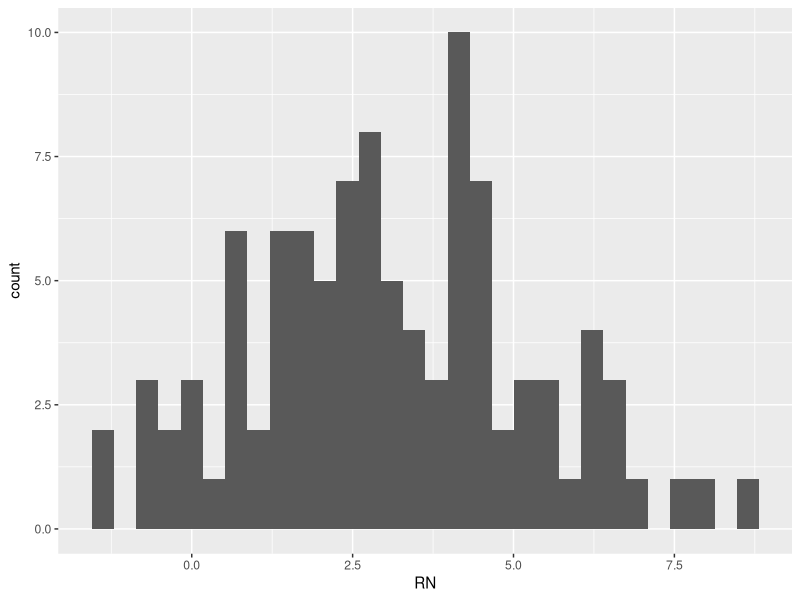
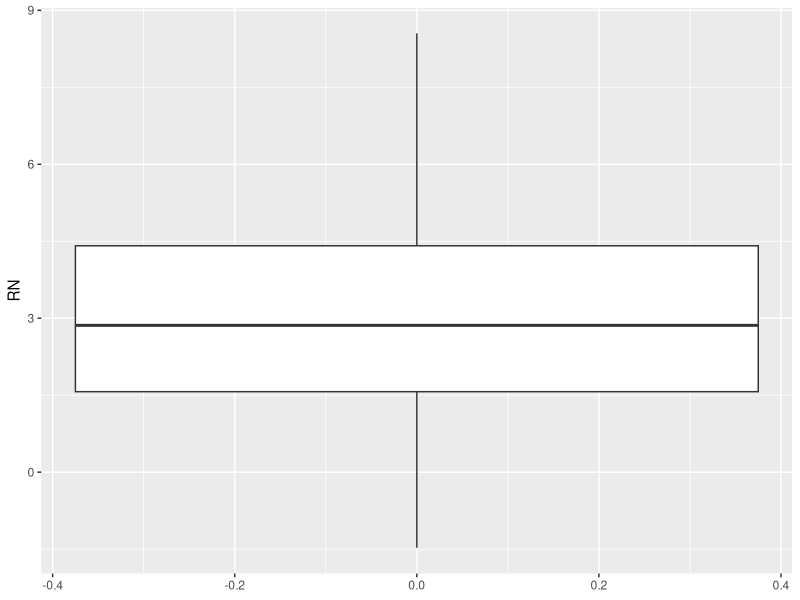
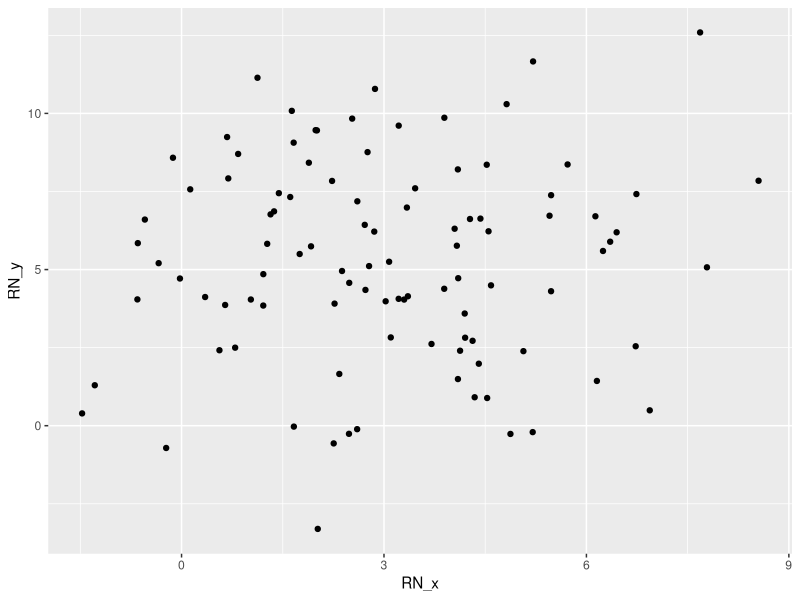
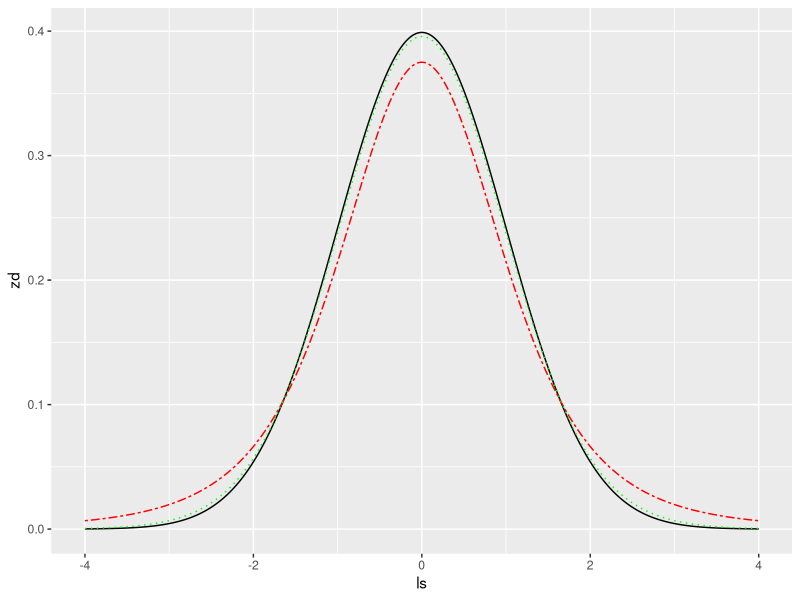

Reproduce these figures in R, in order.
## ---- chunk 1
knitr::opts_chunk$set(echo = TRUE)
Sys.setlocale('LC_ALL',"C")
## ---- chunk 2
 
sum_two<-function(a,b){
  rst<-a+b
  return(rst)
}

#sum_two(a=3, b=5)
#sum_two(5,3)
c<-sum_two(a=3,b=5)
c 
## ---- chunk 3
 
sum_two<-function(a,b){
  rst1<-a+b
  rst2<-a-b
  return(list(rst1, rst2))
}

#sum_two(a=3, b=5)
c<-sum_two(a=3,b=5)
c
c[[2]]

## ---- chunk 4

## ---- chunk 5
 sum_two<-function(a=1,b){
  rst1<-a+b
  rst2<-a-b
  return(list(out1=rst1, out2=rst2))
}

#sum_two( b=5) 
sum_two(a=10,b=5) # a=1이라는 default의 값이 input 숫자 10으로 변경됨 
#sum_two(b=5, a=10) #변수의 순서를 바꾸어도 상관없음 
#c$out1
#c$out2

## ---- chunk 6

## ---- chunk 7
 
## ---- chunk 8
 

## ---- chunk 9
 

## ---- chunk 10
#install.packages("ggplot2")
library(ggplot2)

RN<-rnorm(100,3,2)
d_RN<-data.frame(RN)

ggplot(d_RN,aes(x=RN))+ geom_histogram() #histogram
ggplot(d_RN,aes(y=RN))+ geom_boxplot() #boxplot

RN_x<-RN
RN_y<-rnorm(100,5,3)
m_RN<-data.frame(RN_x,RN_y)
ggplot(m_RN, aes(x=RN_x, y=RN_y)) + geom_point() #scatter plot 
## ---- chunk 11
pnorm(1.65)
## ---- chunk 12
1-pnorm(1.65)
pnorm(1.65, lower.tail=FALSE)
## ---- chunk 13
pnorm(1.96)-pnorm(-1.96)
## ---- chunk 14
qnorm(0.95)
## ---- chunk 15
ls<-seq(-4,4,length=2000)
zd<-dnorm(ls)
td1<-dt(ls,df=4)
td2<-dt(ls,df=30)
m_zd<-data.frame(ls,zd,td1,td2)
gg<-ggplot(m_zd, aes(x=ls, y=zd))  + geom_line()
gg+geom_line(aes(ls,td1), color="red",linetype = 6) +geom_line(aes(ls,td2), color="green",linetype=3)
